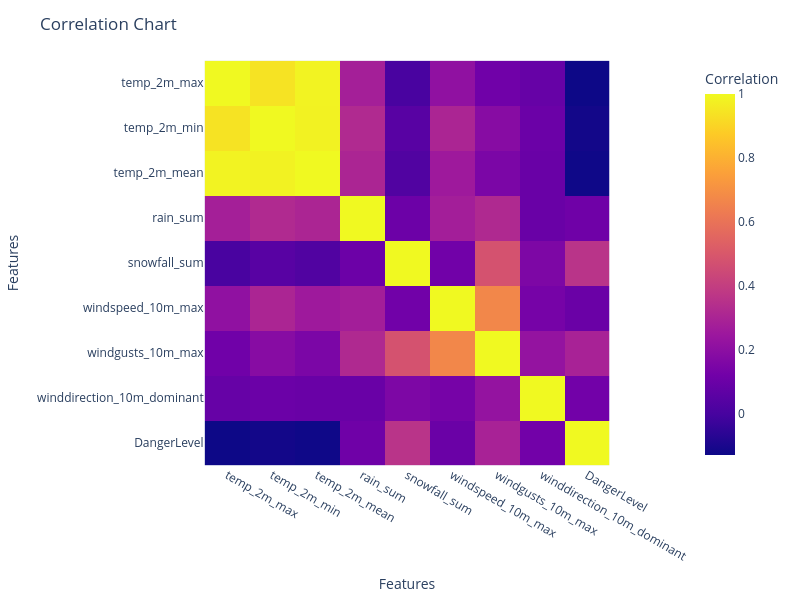

Notebook code cell kept with this figure:
### Markdown cell above
Now that we have the full dataframe it would be interesting to look into correlation between DangerLevel and the other variables

### Code cell
import plotly.express as px

# Select the relevant columns for correlation analysis
columns_for_correlation = ['temp_2m_max', 'temp_2m_min', 'temp_2m_mean', 'rain_sum',
                           'snowfall_sum', 'windspeed_10m_max', 'windgusts_10m_max',
                           'winddirection_10m_dominant', 'DangerLevel']

# Subset the dataframe with the selected columns
subset_df = total_df[columns_for_correlation]

# Calculate the correlation matrix
corr_matrix = subset_df.corr()

# Create the correlation heatmap using Plotly
fig = px.imshow(corr_matrix, labels=dict(x="Features", y="Features", color="Correlation"))
fig.update_layout(title="Correlation Chart", width=800, height=600)
fig.show()

### Figure 1 — Plotly figure (JSON) as saved in the notebook; plotly's stock layout.template omitted (floating-point values rounded to 4 significant figures)
{"data": [{"coloraxis": "coloraxis", "hovertemplate": "Features: %{x}<br>Features: %{y}<br>Correlation: %{z}<extra></extra>", "name": "0", "type": "heatmap", "x": ["temp_2m_max", "temp_2m_min", "temp_2m_mean", "rain_sum", "snowfall_sum", "windspeed_10m_max", "windgusts_10m_max", "winddirection_10m_dominant", "DangerLevel"], "xaxis": "x", "y": ["temp_2m_max", "temp_2m_min", "temp_2m_mean", "rain_sum", "snowfall_sum", "windspeed_10m_max", "windgusts_10m_max", "winddirection_10m_dominant", "DangerLevel"], "yaxis": "y", "z": [[1, 0.9405, 0.985, 0.2799, 0.005187, 0.2131, 0.1183, 0.08938, -0.1273], [0.9405, 1, 0.9811, 0.3237, 0.04869, 0.3043, 0.1868, 0.1041, -0.1146], [0.985, 0.9811, 1, 0.3045, 0.02807, 0.2574, 0.1507, 0.09768, -0.1223], [0.2799, 0.3237, 0.3045, 1, 0.1059, 0.2768, 0.3192, 0.09625, 0.1151], [0.005187, 0.04869, 0.02807, 0.1059, 1, 0.1205, 0.4806, 0.1571, 0.36], [0.2131, 0.3043, 0.2574, 0.2768, 0.1205, 1, 0.6712, 0.1343, 0.1014], [0.1183, 0.1868, 0.1507, 0.3192, 0.4806, 0.6712, 1, 0.2247, 0.2922], [0.08938, 0.1041, 0.09768, 0.09625, 0.1571, 0.1343, 0.2247, 1, 0.1236], [-0.1273, -0.1146, -0.1223, 0.1151, 0.36, 0.1014, 0.2922, 0.1236, 1]]}], "layout": {"coloraxis": {"colorbar": {"title": {"text": "Correlation"}}, "colorscale": [[0, "#0d0887"], [0.1111, "#46039f"], [0.2222, "#7201a8"], [0.3333, "#9c179e"], [0.4444, "#bd3786"], [0.5556, "#d8576b"], [0.6667, "#ed7953"], [0.7778, "#fb9f3a"], [0.8889, "#fdca26"], [1, "#f0f921"]]}, "height": 600, "margin": {"t": 60}, "title": {"text": "Correlation Chart"}, "width": 800, "xaxis": {"anchor": "y", "constrain": "domain", "domain": [0, 1], "scaleanchor": "y", "title": {"text": "Features"}}, "yaxis": {"anchor": "x", "autorange": "reversed", "constrain": "domain", "domain": [0, 1], "title": {"text": "Features"}}}}
